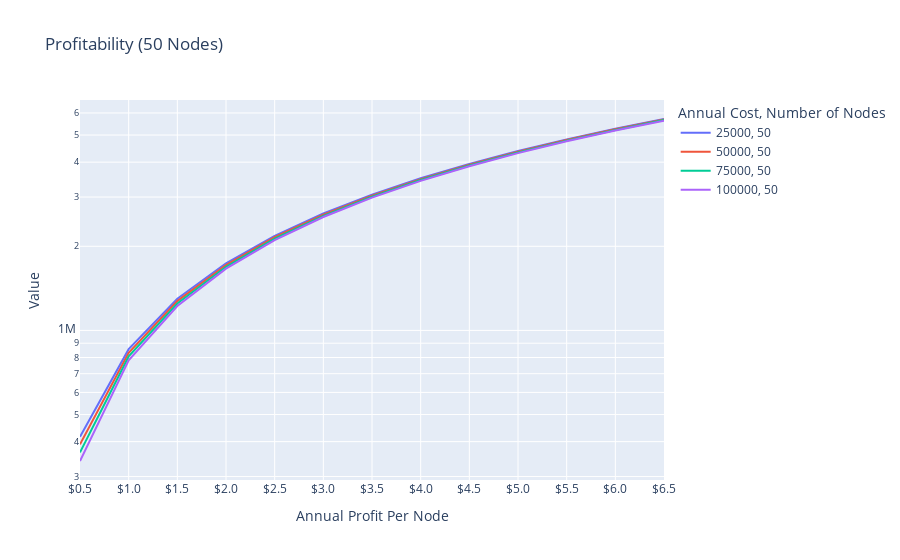

Here is the notebook cell this chart was saved with:
### Code cell
# Define the token price ranges
token_price_ranges = ['$0.5', '$1.0', '$1.5', '$2.0', '$2.5', '$3.0', '$3.5', '$4.0', '$4.5', '$5.0', '$5.5', '$6.0', '$6.5']

# Melt the DataFrame to have "Annual Cost" as the identifier variable
melted_df = filtered_df_50.melt(id_vars=["Number of Nodes", "Annual Cost"], value_vars=token_price_ranges, var_name="Token Price Range", value_name="Value")

# Plot the data
fig = px.line(melted_df, x="Token Price Range", y="Value", color="Annual Cost",
              title="Profitability (50 Nodes)",
              labels={"Value": "Value", "Token Price Range": "Annual Profit Per Node", "Annual Cost": "Annual Cost"},
              line_group="Number of Nodes", 
              line_dash="Number of Nodes",   
              log_y=True
              )
fig.show()

### Figure 1 — Plotly figure (JSON) as saved in the notebook; plotly's stock layout.template omitted (floating-point values rounded to 4 significant figures)
{"data": [{"hovertemplate": "Annual Cost=25000<br>Number of Nodes=50<br>Annual Profit Per Node=%{x}<br>Value=%{y}<extra></extra>", "legendgroup": "25000, 50", "line": {"color": "#636efa", "dash": "solid"}, "marker": {"symbol": "circle"}, "mode": "lines", "name": "25000, 50", "orientation": "v", "showlegend": true, "type": "scatter", "x": ["$0.5", "$1.0", "$1.5", "$2.0", "$2.5", "$3.0", "$3.5", "$4.0", "$4.5", "$5.0", "$5.5", "$6.0", "$6.5"], "xaxis": "x", "y": [416000.0, 857000.0, 1298000.0, 1739000.0, 2180000.0, 2621000.0, 3062000.0, 3503000.0, 3944000.0, 4385000.0, 4826000.0, 5267000.0, 5708000.0], "yaxis": "y"}, {"hovertemplate": "Annual Cost=50000<br>Number of Nodes=50<br>Annual Profit Per Node=%{x}<br>Value=%{y}<extra></extra>", "legendgroup": "50000, 50", "line": {"color": "#EF553B", "dash": "solid"}, "marker": {"symbol": "circle"}, "mode": "lines", "name": "50000, 50", "orientation": "v", "showlegend": true, "type": "scatter", "x": ["$0.5", "$1.0", "$1.5", "$2.0", "$2.5", "$3.0", "$3.5", "$4.0", "$4.5", "$5.0", "$5.5", "$6.0", "$6.5"], "xaxis": "x", "y": [391000.0, 832000.0, 1273000.0, 1714000.0, 2155000.0, 2596000.0, 3037000.0, 3478000.0, 3919000.0, 4360000.0, 4801000.0, 5242000.0, 5683000.0], "yaxis": "y"}, {"hovertemplate": "Annual Cost=75000<br>Number of Nodes=50<br>Annual Profit Per Node=%{x}<br>Value=%{y}<extra></extra>", "legendgroup": "75000, 50", "line": {"color": "#00cc96", "dash": "solid"}, "marker": {"symbol": "circle"}, "mode": "lines", "name": "75000, 50", "orientation": "v", "showlegend": true, "type": "scatter", "x": ["$0.5", "$1.0", "$1.5", "$2.0", "$2.5", "$3.0", "$3.5", "$4.0", "$4.5", "$5.0", "$5.5", "$6.0", "$6.5"], "xaxis": "x", "y": [366000.0, 807000.0, 1248000.0, 1689000.0, 2130000.0, 2571000.0, 3012000.0, 3453000.0, 3894000.0, 4335000.0, 4776000.0, 5217000.0, 5658000.0], "yaxis": "y"}, {"hovertemplate": "Annual Cost=100000<br>Number of Nodes=50<br>Annual Profit Per Node=%{x}<br>Value=%{y}<extra></extra>", "legendgroup": "100000, 50", "line": {"color": "#ab63fa", "dash": "solid"}, "marker": {"symbol": "circle"}, "mode": "lines", "name": "100000, 50", "orientation": "v", "showlegend": true, "type": "scatter", "x": ["$0.5", "$1.0", "$1.5", "$2.0", "$2.5", "$3.0", "$3.5", "$4.0", "$4.5", "$5.0", "$5.5", "$6.0", "$6.5"], "xaxis": "x", "y": [341000.0, 782000.0, 1223000.0, 1664000.0, 2105000.0, 2546000.0, 2987000.0, 3428000.0, 3869000.0, 4310000.0, 4751000.0, 5192000.0, 5633000.0], "yaxis": "y"}], "layout": {"legend": {"title": {"text": "Annual Cost, Number of Nodes"}, "tracegroupgap": 0}, "title": {"text": "Profitability (50 Nodes)"}, "xaxis": {"anchor": "y", "domain": [0, 1], "title": {"text": "Annual Profit Per Node"}}, "yaxis": {"anchor": "x", "domain": [0, 1], "title": {"text": "Value"}, "type": "log"}}}
